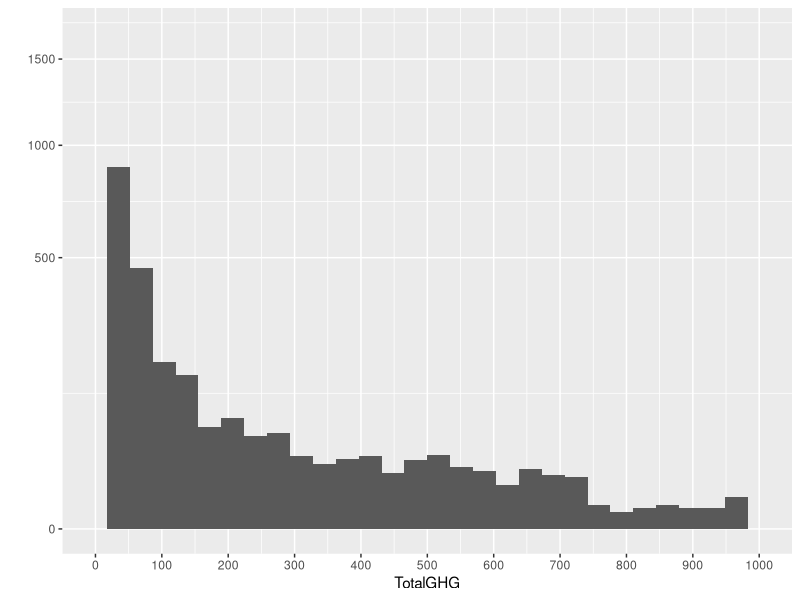
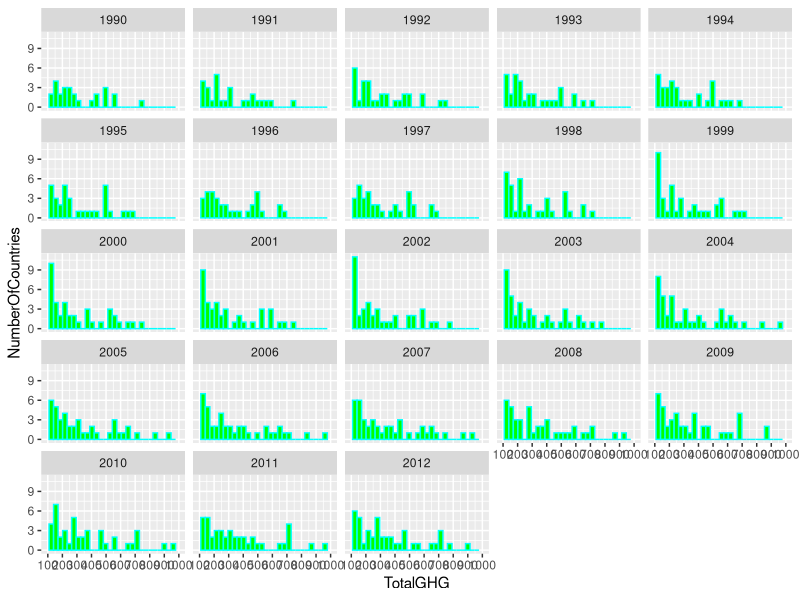
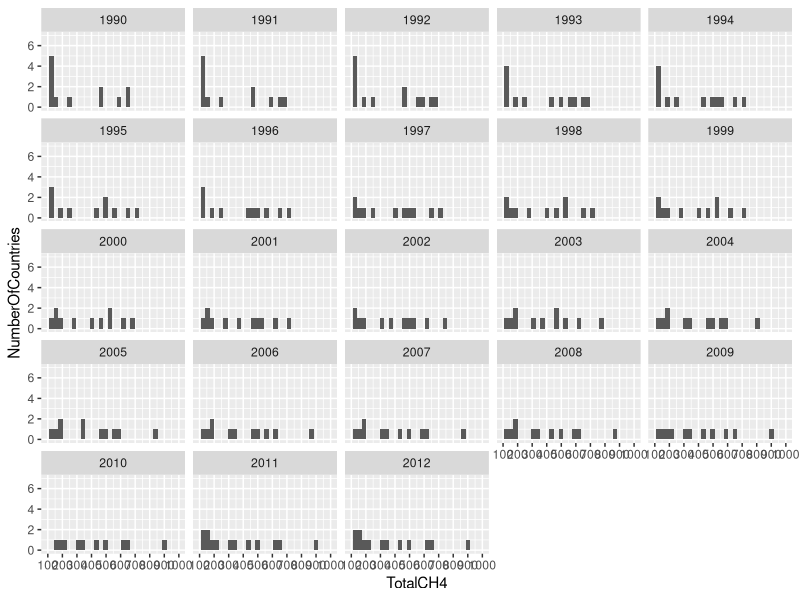
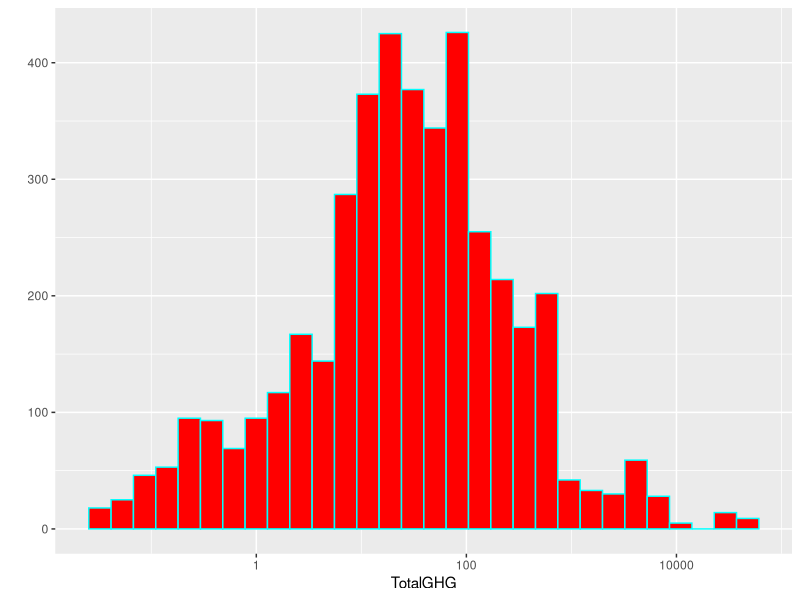
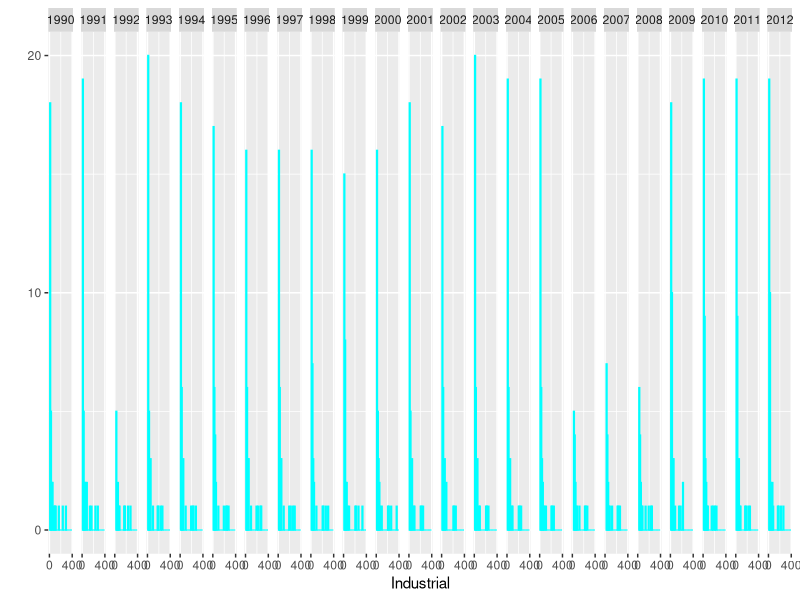
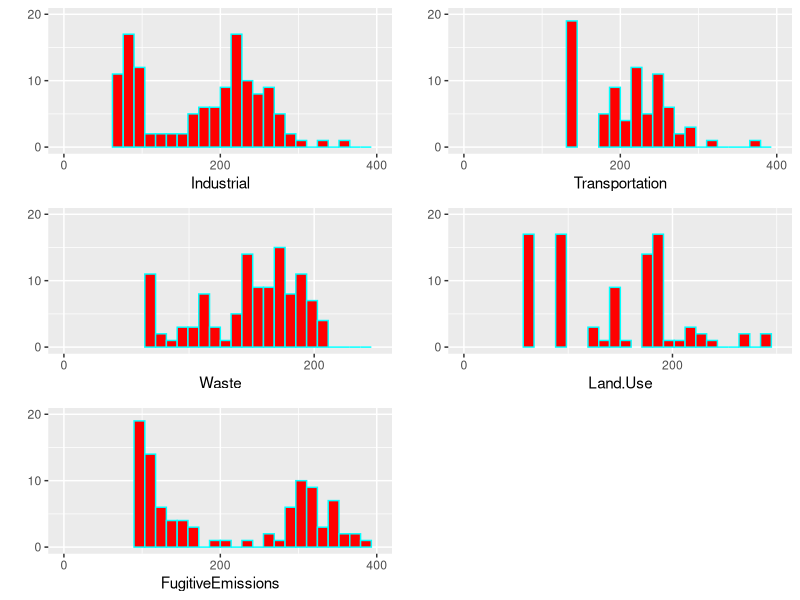
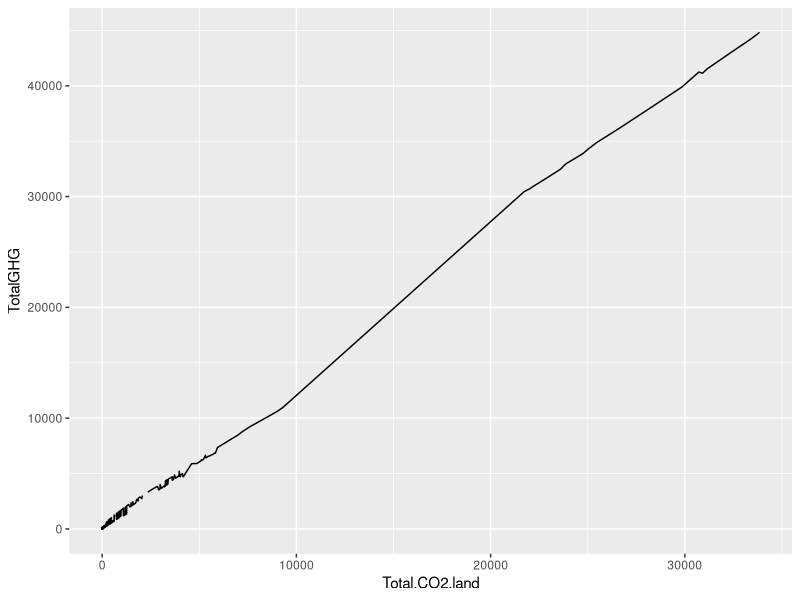
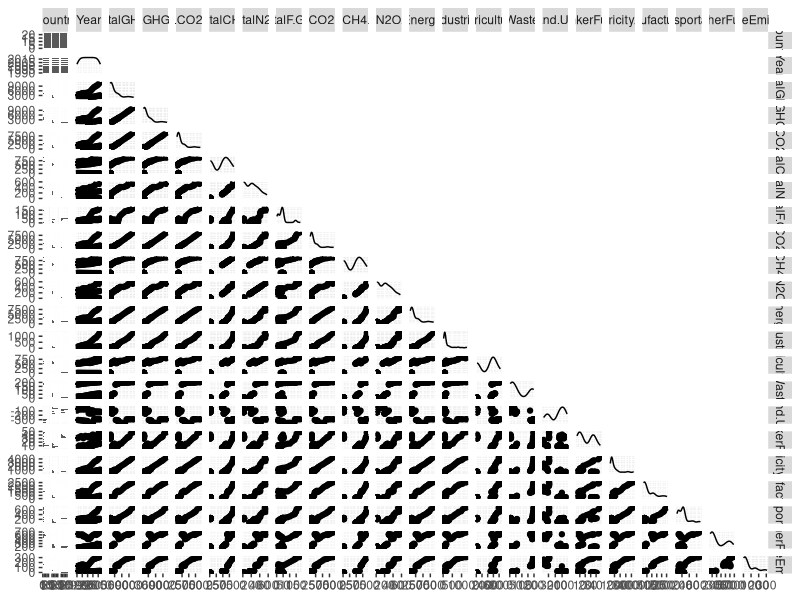

Write the R code that produced these figures, in order.
## ---- chunk 1
# Load all of the packages that you end up using in your analysis in this code
# chunk.

# install these if necessary
#install.packages('GGally')
#install.packages('scales')
#install.packages('memisc')
#install.packages('lattice')
#install.packages('MASS')
#install.packages('car')
#install.packages('reshape')
#install.packages('plyr')
#install.packages('RColorBrewer', dependencies = TRUE)


# load the ggplot graphics package and the others
library(RColorBrewer)
library(ggplot2)
library(GGally)
library(scales)
library(memisc)
library(gridExtra)
library(tseries)
library(forecast)
library(reshape2)
library(dplyr)




## ---- chunk 2
# Load the Data


ghg <- read.csv("GHG.csv" , sep = ",")

summary(ghg)
#getwd()

## ---- chunk 3

# A simple histogram dipicting TotalGHG distribution (it shows that most of the countries over the year has very less emmision also that there are more emission by certain coutries over the year other than this not much can be drawn out) 


qplot(x=TotalGHG ,data = ghg ) +
  scale_x_continuous(limits = c(0,1000) , breaks = seq(0,1000,100)) +
  scale_y_sqrt()


## ---- chunk 4

#to know About distribution and trend over the years of Total GHG emmission (Total GHG is taken as one of the mai features)

qplot(x=TotalGHG,data = ghg ,ylab = 'NumberOfCountries', color = I('cyan'),
      fill= I('green')  )+
  scale_x_continuous(limits = c(100,1000) , breaks = seq(100,1000,100))+
  facet_wrap(~Year)

## ---- chunk 5

qplot(x=TotalCH4 , data = ghg ,ylab = 'NumberOfCountries'  )+
  scale_x_continuous(limits = c(100,1000) , breaks = seq(100,1000,100))+
  facet_wrap(~Year)

## ---- chunk 6

#it is found out to be a bimodal normal distribution
qplot(x=TotalGHG ,data = ghg , color = I('cyan') , fill= I('red') ) +
  scale_x_continuous(limits = c(0,1000) , breaks = seq(0,1000,100))+
  scale_x_log10()

## ---- chunk 7


qplot(x= Industrial ,data = ghg , color = I('cyan') , fill= I('red') ) +
  scale_x_continuous(limits = c(0,400) , breaks = seq(0,400,400))+
  scale_y_continuous(limits = c(0,20) , breaks = seq(0,50,10)) +
  facet_grid(~Year , space ='free_x' , scales = 'free_x')

## ---- chunk 8

p1 <-qplot(x= Industrial ,data = ghg ,
           color = I('cyan') , fill= I('red') ) +
  scale_x_continuous(limits = c(0,400) , breaks = seq(0,500,200))+
  scale_y_continuous(limits = c(0,20) , breaks = seq(0,50,10)) 

p2 <-qplot(x= Transportation ,data = ghg , 
           color = I('cyan') , fill= I('red') ) +
  scale_x_continuous(limits = c(0,400) , breaks = seq(0,500,200))+
  scale_y_continuous(limits = c(0,20) , breaks = seq(0,50,10)) 

p3<- qplot(x= Waste ,data = ghg , 
           color = I('cyan') , fill= I('red') ) +
  scale_x_continuous(limits = c(0,250) , breaks = seq(0,500,200))+
  scale_y_continuous(limits = c(0,20) , breaks = seq(0,50,10)) 

p4<- qplot(x= Land.Use ,data = ghg , 
           color = I('cyan') , fill= I('red') ) +
  scale_x_continuous(limits = c(0,300) , breaks = seq(0,500,200))+
  scale_y_continuous(limits = c(0,20) , breaks = seq(0,50,10)) 

p5<- qplot(x= FugitiveEmissions ,data = ghg , 
           color = I('cyan') , fill= I('red') ) +
  scale_x_continuous(limits = c(0,400) , breaks = seq(0,500,200))+
  scale_y_continuous(limits = c(0,20) , breaks = seq(0,50,10)) 

grid.arrange(p1,p2,p3,p4,p5 , ncol=2)






## ---- chunk 9

color.sub<- c( 'China' , 'Japan' , 'Bangladesh' , 'Pakistan' , 'India' , 'Afghanistan')
color.sub2<- c( 'China' , 'India' )
ghg1 <- subset (ghg, (ghg$Country == 'India' | ghg$Country == 'China' 
                      | ghg$Country == 'Japan'))


ggplot(aes(x=Total.CO2.land , y=TotalGHG ), data = ghg) +
  geom_line()

## ---- chunk 10

suppressWarnings(ggpairs(ghg1 , cardinality_threshold = 188  , upper = 'blank'))






## ---- chunk 11

ggplot(aes(x=TotalCH4 , TotalCH4.land  ) , data = ghg) + 
  geom_point()+ 
  scale_x_continuous(breaks = seq(0,200,100) , limits = c(0,200)) +
  scale_y_continuous(breaks = seq(0,200,100) , limits = c(0,200))+
  stat_smooth(method = "lm")



## ---- chunk 12
qplot(x= Energy , y = ..count.. / sum(..count..) , data = ghg1 ,
      xlab = 'Energy Emission' , ylab = 'count density'  , geom = 'freqpoly' , 
      color = Country ) +
  scale_x_continuous( breaks = seq(0,1000,10)) +
  scale_x_log10()

summary(ghg1)

## ---- chunk 13

ggplot(aes(x=Total.CO2.land , y = TotalCO2.land  ) , data = ghg) + 
  geom_point()+ 
  scale_x_continuous(breaks = seq(0,400,100) , limits = c(0,400)) +
  scale_y_continuous(breaks = seq(0,300,100) , limits = c(0,300))+
  stat_smooth(method = "lm")

ggplot(aes(x=TotalN2O , y = TotalN2O.land ) , data = ghg) + 
  geom_point()+ 
  scale_x_continuous(breaks = seq(0,400,100) , limits = c(0,400)) +
  scale_y_continuous(breaks = seq(0,300,100) , limits = c(0,300))+
  stat_smooth(method = "lm")






#names(ghg)

## ---- chunk 14
ghg2 <-ghg1
ggplot(aes(x = Country, y = TotalGHG),data = ghg1) +
  geom_boxplot() +
  stat_summary( fun.y = mean , geom = 'point' , shape =8)



ghga <- subset(ghg ,   ghg$Country == 'India' |
                       ghg$Country == 'China' | ghg$Country == 'Japan')
ghga$year_bucket <- cut (ghga$Year , c(1990 ,1995 , 2000,2005 ,2012 ))
table(ghga$year_bucket, useNA = 'ifany')


ghga <- na.omit(ghga)

## ---- chunk 15


ggplot(aes(x= Agriculture , y= Industrial) ,
       data = ghga) +
  geom_line(aes(color = year_bucket) )

ggplot(aes(x= TotalGHG , y= Country ) ,
       data = ghga)+
  geom_line(aes(color = year_bucket) )



## ---- chunk 16



px <- ggplot(aes(x=Year , y= TotalGHG ,color = Country ),
             data = ghg1) +
  geom_line()+ ylab('totalGHG')



py <- ggplot(aes(x=Year , y= Total.CO2.land ,
                 color = Country ), data = ghg1) +
  geom_line()+
  ylab('CO2')

pz <- ggplot(aes(x=Year , y= TotalCH4 ,color = Country ),
             data = ghg1) +geom_line()+ ylab('CH4')

pa <- ggplot(aes(x=Year , y= TotalN2O ,color = Country ), 
             data = ghg1) +geom_line()+ ylab('N20')

grid.arrange(px,py,pz,pa ,ncol=1)






## ---- chunk 17

#PLOTTING ALL THE indutry  emmision COUNTRY WISE USING GRIDEXTRA.gridarrange
pl1 <- ggplot(aes(x=Year , y= Industrial ,color = Country ),
             data = ghg1) +
  geom_line()+ ylab('Industrial')



pl2 <- ggplot(aes(x=Year , y= Waste,
                 color = Country ), data = ghg1) +
  geom_line()+
  ylab('waste')

pl3 <- ggplot(aes(x=Year , y= Agriculture ,color = Country ),
             data = ghg1) +geom_line()+ ylab('Agri')

pl4 <- ggplot(aes(x=Year , y= Energy ,color = Country ), 
             data = ghg1) +geom_line()+ ylab('ENERGY')



pl5 <- ggplot(aes(x=Year , y= Manufacturing ,color = Country ), 
             data = ghg1) +geom_line()+ ylab('Manufacturing')


pl6 <- ggplot(aes(x=Year , y=Transportation  ,color = Country ), 
             data = ghg1) +geom_line()+ ylab('Transport')
lay <- rbind(c(1,1,1,2,2),
             c(1,1,1,2,2),
             c(1,1,1,2,2),
             c(3,3,3,4,4),
             c(3,3,3,4,4),
             c(5,5,5,6,6),
             c(5,5,5,6,6)
             )

grid.arrange(pl1,pl2,pl3,pl4,pl5,pl6 , ncol=1 , layout_matrix = lay)
## ---- chunk 18
#heat map

ghg_heat_map <-subset(ghg , select = c( "Energy" , "Industrial" ,
                                        "Agriculture","Waste" ,"Land.Use" ,
                                        "Electricity.Heat" ,"Manufacturing" ,
                                        "Transportation" , "FugitiveEmissions"))
colnames(ghg_heat_map) <- c(1:9)

summary(ghg_heat_map)
dim(ghg_heat_map)
View(ghg_heat_map)
Long.2 <- melt(as.matrix(ghg_heat_map[24:92,]))

names(Long.2) <- c("countryYP", "v2", "value")

#HEAT MAP
ggplot(aes(y = countryYP, x = v2, fill = value),
  data = Long.2) +
  geom_tile() +
  scale_fill_gradientn(colours = colorRampPalette(c("blue", "red"))(100))





## ---- chunk 19
#Arima time series
sub1 <-subset(ghg,ghg$Country == 'India' )
subt <- subset(sub1,select = c( 'Year' ) )
sub <- ts(subset(sub1,select = c('TotalGHG'  ) ))


subt$cleanTghg <- tsclean(sub)

ggplot() +
  geom_line(data = subt, aes(x = Year, y = cleanTghg)) + 
  ylab('Cleaned TOTAL GHG')







## ---- chunk 20


subt$ghg_ma5 <- ma(subt$cleanTghg, order=5) #ma= moving average   5 years
subt$ghg_ma10 <- ma(subt$cleanTghg, order=10)# ma  decade
summary(subt$ghg_ma5)
summary(subt$ghg_ma10)
ggplot() +
  geom_line(data = subt, aes(x = Year, y =cleanTghg , colour = "Totalghg")) +
  geom_line(data = subt, aes(x = Year, y = subt$ghg_ma5,   
                             colour = "Moving Average for 5 years"))+
  geom_line(data = subt, aes(x = Year, y = subt$ghg_ma5, 
                             colour = " Moving Average for 10 years"))+
  ylab('GHG ')  




## ---- chunk 21
tghg_ma <- ts(na.omit(subt$ghg_ma5), frequency=5) 
#taking 5 years as a frequeny and will build model around it

decomp = stl(tghg_ma, s.window="periodic" ,)
deseasonal_ghg <- seasadj(decomp)
plot(decomp)

#trend could easily be seen almost not too much noise 


#Arima model requires a stationary series

adf.test(tghg_ma, alternative = "stationary")

#Autocorrelation plots for chosing Arima parametres

Acf(tghg_ma, main='')

Pacf(tghg_ma, main='')

 


## ---- chunk 22
m1 <- auto.arima(deseasonal_ghg, seasonal=FALSE)
m1
#model is ok because no major corelation can be seen from ACF andPACF checking for '6'
tsdisplay(residuals(m1), lag.max=10, main='(0,2,0) Model Residuals') 


m2 <- arima(deseasonal_ghg, order=c(1,1,6))

m2

tsdisplay(residuals(m2), lag.max=10, main='Seasonal Model Residuals')
#m2 model with  6 is better and shows no correlation

fcast <- forecast(m2, h=15)
plot(fcast)
## ---- chunk 23

hold <- window(ts(deseasonal_ghg), start=2)
deseasonal_ghg
hold
fit_holdout <- arima(ts(deseasonal_ghg[-c(700:725)]), order=c(1,1,7))

fcast_holdout <- forecast(fit_holdout,h=15)

fcast_holdout
plot(x=fcast_holdout, main="Pridicting future values using forecast")


fit_seasonality = auto.arima(deseasonal_ghg, seasonal=TRUE)
fit_seasonality
fcast_s <- forecast(fit_seasonality, h=20)
plot(fcast_s)

## ---- chunk 24



ggplot(aes(y= TotalGHG , x= year_bucket) ,
       data = ghga ) +
  geom_boxplot(aes(color = Country) )


## ---- chunk 25


grid.arrange(arrangeGrob(pl1,pl2,pl3,pl4,pl5,pl6 , 
                         top = "Sectors VS Year comparison for some Countries", 
                         layout_matrix = lay) , ncol=1  )
  
## ---- chunk 26
plot(x=fcast_holdout, main="Pridicting future values using forecast" , xlab = 'year[1 corresponds to 1990 and so on]' , ylab = 'TotalGHG Emmision')
 
